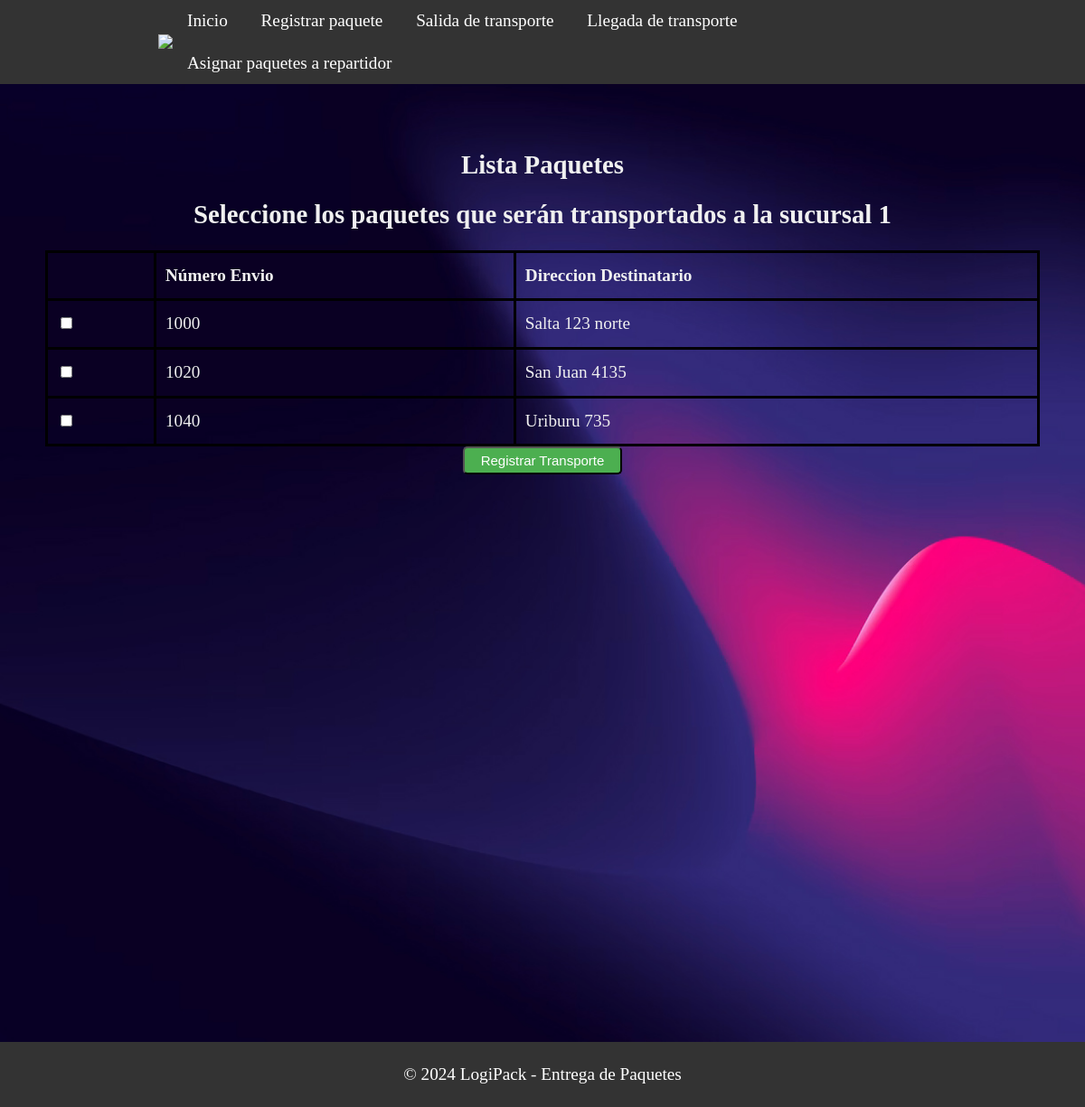
/seleccionar_paquetes/1, run on an earlier commit of the app's database.
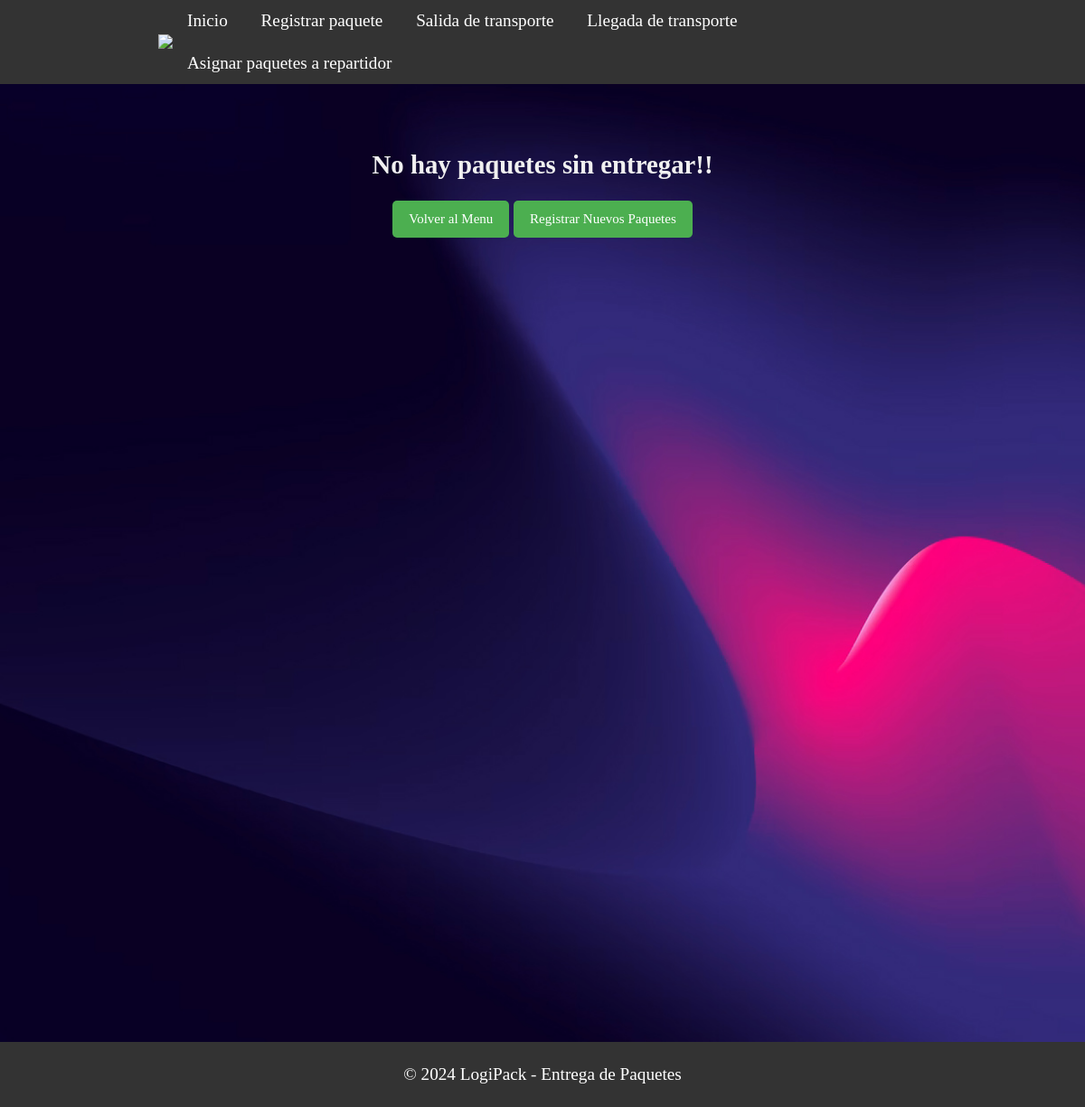
And on a later commit of the database.
### models.py (models this page shows)
class Paquete(db.Model):
    __tablename__ = 'paquete'
    id = db.Column(db.Integer,primary_key=True)
    numeroenvio = db.Column(db.String(20),unique=True,nullable=False)
    peso = db.Column(db.String(80),nullable=False)
    nomdestinatario = db.Column(db.String(80),nullable=False)
    dirdestinatario = db.Column(db.String(80),nullable=False)
    entregado =  db.Column(db.String(80),nullable=False)
    observaciones =  db.Column(db.String(80),nullable=False)
    idsucursal= db.Column(db.Integer,db.ForeignKey('sucursal.id'))
    idtransporte= db.Column(db.Integer,db.ForeignKey('transporte.id'))
    idrepartidor= db.Column(db.Integer,db.ForeignKey('repartidor.id'))

### app.py (the view)
@app.route('/seleccionar_paquetes/<int:sucursal_id>')
def seleccionar_paquetes(sucursal_id):
    paquetes = Paquete.query.filter_by(entregado=False, idrepartidor=0).all() #Busca los paquetes que no fueron entregados o que no tiene repartidores asignados
    return render_template('despachanteListaPaquetes.html', paquetes=paquetes, sucursal_id=sucursal_id)

### templates/despachanteListaPaquetes.html (shortened to what this page needs)
<!DOCTYPE html>
<html>
<head>
    <link rel="stylesheet" type="text/css" href="{{ url_for('static', filename='css/style_sucursales.css') }}">
</head>
<body>
<header class="header">
    <div class="container logo-container">
        <a href="#" class="logo"><img src="{{ url_for('static', filename='img/logo.jpg') }}"></a>
        <nav class="menu">
            <ul>
                <li><a href="{{ url_for('saludo') }}">Inicio</a></li>
                <li><a href="{{ url_for('despachante_registrar_paquete',sucursal_id=sucursal_id) }}">Registrar paquete</a></li>
                <li><a href="{{ url_for('salidaTransporte',sucursal_id=sucursal_id) }}">Salida de transporte</a></li>
                <li><a href="{{ url_for('seleccionar_transporte', sucursal_id=sucursal_id) }}">Llegada de transporte</a></li>
                <li><a href="{{ url_for('seleccionar_repartidor', sucursal_id=sucursal_id) }}">Asignar paquetes a repartidor</a></li>
            </ul>
        </nav>
    </div>
</header>
<section class="section-principal">
    <div class="containerSucursal">
        {% if paquetes %}
            <h1>Lista Paquetes</h1>
            <h2>Seleccione los paquetes que serán transportados a la sucursal  {{sucursal_id}}</h2>
            <form action="{{ url_for('registrar_paquete_transporte') }}" method="POST">
                <table>
                    <thead>
                        <tr>
                            <th></th>
                            <th>Número Envio</th>
                            <th>Direccion Destinatario</th>
                        </tr>
                    </thead>
                    <tbody>
                        {% for paquete in paquetes %}
                            <tr>
                                <td>
                                    <input type="checkbox" name="paquetes" value="{{ paquete.numeroenvio }}">
                                </td>
                                <td>{{ paquete.numeroenvio }}</td>
                                <td>{{ paquete.dirdestinatario }}</td>
                            </tr>
                        {% endfor %}
                    </tbody>
                </table>
                <button type="submit" class="sesion">Registrar Transporte</button>
            </form>
        {% else %}
            <h1>No hay paquetes sin entregar!!</h1>
            <a class="sesion" href="{{ url_for('principalDespachante',sucursal_id=sucursal_id) }}">Volver al Menu</a>
            <a class= "sesion" href="{{ url_for('despachante_registrar_paquete',sucursal_id=sucursal_id) }}">Registrar Nuevos Paquetes</a>
        {% endif %}
    </div>
</section>
<footer>
    <div class="container">
        <p>&copy; 2024 LogiPack - Entrega de Paquetes</p>
    </div>
</footer>
</body>
</html>

What changed in the data, as far as the page shows it:
no longer on this page (row edited): Paquete: numeroenvio "1000", dirdestinatario "Salta 123 norte"
no longer on this page (row edited): Paquete: numeroenvio "1020", dirdestinatario "San Juan 4135"
no longer on this page (row edited): Paquete: numeroenvio "1040", dirdestinatario "Uriburu 735"
Also different on the page:
{{ sucursal_id }}: "1" → (not shown)
text no longer shown: "Lista Paquetes Seleccione los paquetes que serán transportados a la sucursal Número Envio Direccion Destinatario Registrar Transporte"
text now shown: "No hay paquetes sin entregar!! Volver al Menu Registrar Nuevos Paquetes"
